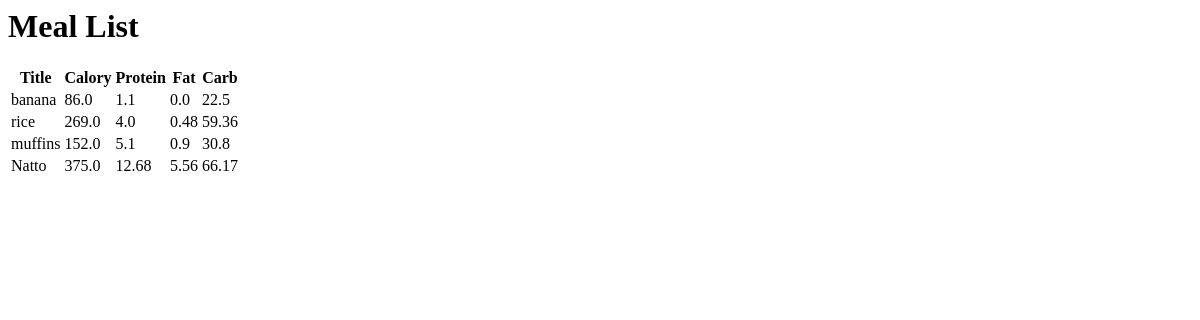
The app's page /, older data.
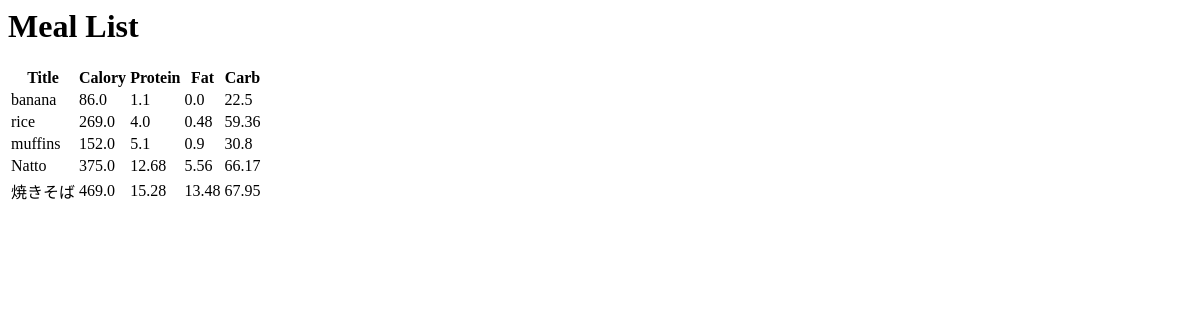
The same page, newer data.
### diet_management/models.py (models this page shows, shortened)
class Meal(models.Model):
    title = models.CharField(max_length=50)
    calory = models.FloatField()
    protein = models.FloatField()
    fat = models.FloatField()
    carb = models.FloatField()
    date = models.DateField()
    created_at = models.DateTimeField(auto_now_add=True)

### diet_management/views.py (the view)
# urls.py: path("", MealList.as_view(), name="meal_list"),
class MealList(ListView):
    model = Meal
    context_object_name = "meals"

### diet_management/templates/diet_management/meal_list.html
<h1>Meal List</h1>
<table>
    <thead>
        <tr>
            <th scope="col">Title</th>
            <th scope="col">Calory</th>
            <th scope="col">Protein</th>
            <th scope="col">Fat</th>
            <th scope="col">Carb</th>
        </tr>
    </thead>
    <tbody>
        {% for meal in meals %}
        <tr>
            <td>{{ meal.title }}</td>
            <td>{{ meal.calory }}</td>
            <td>{{ meal.protein }}</td>
            <td>{{ meal.fat }}</td>
            <td>{{ meal.carb }}</td>
        </tr>
        {% endfor %}
    </tbody>
</table>

Row changes from the older to the newer data that the page shows:
added Meal: title "焼きそば", calory "469.0", protein "15.28", fat "13.48", carb "67.95"
